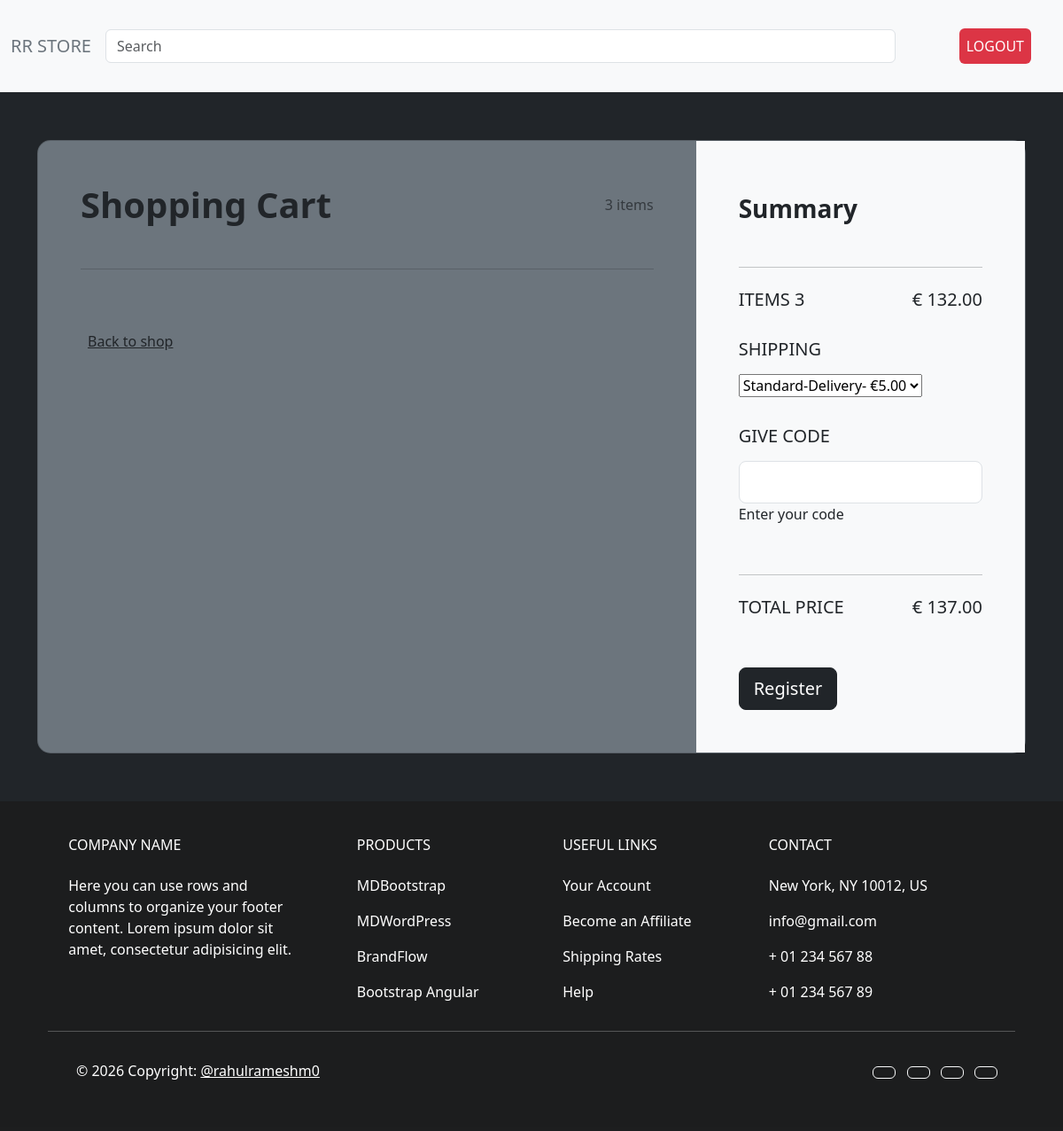
The app's page /cart/ (signed in), older data.
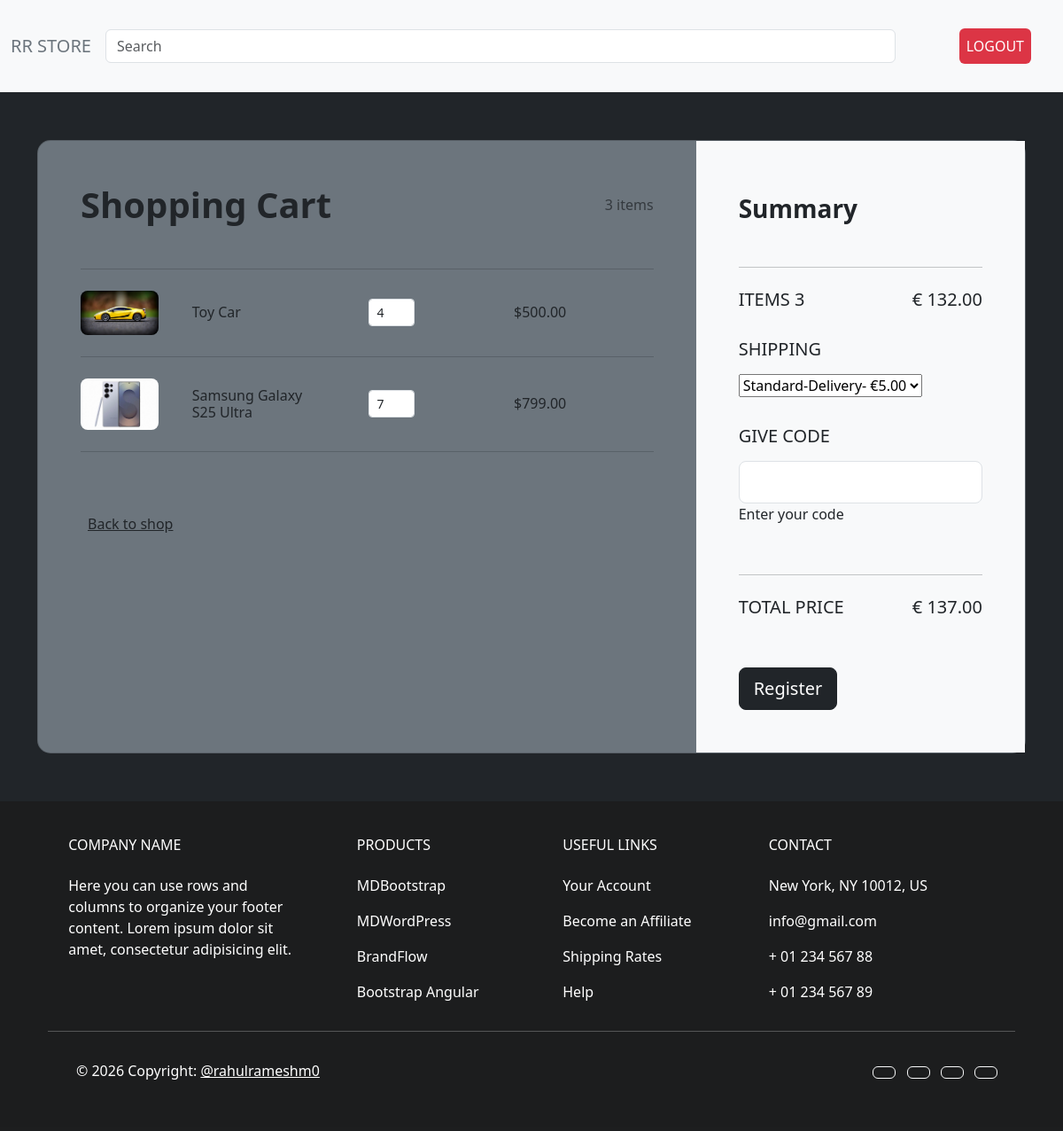
The same page, newer data.
### cart/models.py (models this page shows, shortened)
class Cart(models.Model):
    user = models.ForeignKey(User, on_delete=models.CASCADE)
    products = models.ForeignKey(Products, on_delete=models.CASCADE)
    quantity = models.IntegerField(default=1)
    class Meta:
        unique_together = ('user', 'products')

### add_products/models.py (models this page shows, shortened)
class Products(models.Model):
    PRODUCT_STATUS = [
        ('in_stock', 'In Stock'),
        ('out_of_stock', 'OUT of Stock'),
    ]
    PRODUCT_TYPES = [
        ('electronics', 'Electronics'),
        ('grocery', 'Grocery'),
        ('clothing', 'Clothing'),
        ('fitness', 'Fitness'),
        ('toys', 'Toys')
    ]
    user = models.ForeignKey(User, on_delete=models.CASCADE)
    product_id = models.IntegerField(unique=True)
    quantity = models.CharField(max_length=150)
    status = models.CharField(max_length=20,choices=PRODUCT_STATUS)
    price = models.DecimalField(max_digits=10, decimal_places=2, default=0.00)
    product_types = models.CharField(max_length=20, choices=PRODUCT_TYPES)
    vendor_name = models.CharField(max_length=150, blank=False)
    image = models.ImageField(upload_to='products/',blank=True, null=True)

### cart/views.py (the view)
# urls.py: path('cart/', views.cart, name='cart')
@login_required(login_url='login')
def cart(request):
    cart_items = Cart.objects.filter(user=request.user)
    return render(request, 'cart.html', {'cart_items':cart_items})

### templates/cart.html (shortened to what this page needs)
{% extends "user-dashboard.html" %}
{% load static %}
{% block content %}
<link rel="stylesheet" href="{% static 'css/cart.css' %}">
    <body>
        <section class="h-100 h-custom bg-dark">
            <div class="container py-5 h-100">
                <div class="row d-flex justify-content-center align-items-center h-100">
                    <div class="col-12">
                        <div class="card card-registration card-registration-2 bg-secondary" style="border-radius: 15px;">
                            <div class="card-body p-0">
                                <div class="row g-0">
                                    <div class="col-lg-8">
                                        <div class="p-5">
                                            <div class="d-flex justify-content-between align-items-center mb-5">
                                                <h1 class="fw-bold mb-0">Shopping Cart</h1>
                                                <h6 class="mb-0 text-muted">3 items</h6>
                                            </div>
                                            <hr class="my-4">
                                            {% if cart_items %}
                                            {% for item in cart_items %}
                                                <div class="row mb-4 d-flex justify-content-between align-items-center">
                                                    <div class="col-md-2 col-lg-2 col-xl-2">
                                                        <img
                                                        src="{{ item.products.image.url }}"
                                                        class="img-fluid rounded-3" alt="..">
                                                    </div>
                                                    <div class="col-md-3 col-lg-3 col-xl-3">
                                                        <h6 class="mb-0">{{ item.products.vendor_name }}</h6>
                                                    </div>
                                                    <div class="col-md-3 col-lg-3 col-xl-2 d-flex">
                                                        <button data-mdb-button-init data-mdb-ripple-init class="btn btn-link px-2"
                                                        onclick="this.parentNode.querySelector('input[type=number]').stepDown()">
                                                    </button>
                                                    <input id="form1" min="0" name="quantity" value="{{ item.quantity }}" type="number"
                                                    class="form-control form-control-sm" />
                                                    <button data-mdb-button-init data-mdb-ripple-init class="btn btn-link px-2"
                                                    onclick="this.parentNode.querySelector('input[type=number]').stepUp()">
                                                </button>
                                            </div>
                                            <div class="col-md-3 col-lg-2 col-xl-2 offset-lg-1">
                                                <h6 class="mb-0">${{ item.products.price }}</h6>
                                            </div>
                                        </div>
                                        <hr class="my-4">
                                        {% endfor %}
                                        {% endif %}
                                        <div class="pt-5">
                                            <h6 class="mb-0"><a href="{% url 'user' %}" class="text-body">Back to shop</a></h6>
                                            </div>
                                        </div>
                                    </div>
                                    <div class="col-lg-4 bg-body-tertiary">
                                        <div class="p-5">
                                            <h3 class="fw-bold mb-5 mt-2 pt-1">Summary</h3>
                                            <hr class="my-4">
                                            <div class="d-flex justify-content-between mb-4">
                                                <h5 class="text-uppercase">items 3</h5>
                                                <h5>€ 132.00</h5>
                                            </div>
                                            <h5 class="text-uppercase mb-3">Shipping</h5>
                                            <div class="mb-4 pb-2">
                                                <select data-mdb-select-init>
                                                    <option value="1">Standard-Delivery- €5.00</option>
                                                </select>
                                            </div>
                                            <h5 class="text-uppercase mb-3">Give code</h5>
                                            <div class="mb-5">
                                                <div data-mdb-input-init class="form-outline">
                                                    <input type="text" id="form3Examplea2" class="form-control form-control-lg" />
                                                    <label class="form-label" for="form3Examplea2">Enter your code</label>
                                                </div>
                                            </div>
                                            <hr class="my-4">
                                            <div class="d-flex justify-content-between mb-5">
                                                <h5 class="text-uppercase">Total price</h5>
                                                <h5>€ 137.00</h5>
                                            </div>
                                            <button  type="button" data-mdb-button-init data-mdb-ripple-init class="btn btn-dark btn-block btn-lg"
                                            data-mdb-ripple-color="dark">Register</button>
                                        </div>
                                    </div>
                                </div>
                            </div>
                        </div>
                    </div>
                </div>
            </div>
        </section>
    </body>
{% endblock content %}

### templates/user-dashboard.html (shortened to what this page needs)
{% load static %}
<!DOCTYPE html>
<html lang="en">
    <head>
        {% load bootstrap5 %}
        {% bootstrap_css %}
        <link rel="stylesheet" href="{% static 'css/footer.css' %}">
    </head>
<body class="bg-dark">
    <nav class="navbar navbar-expand-lg bg-body-tertiary">
        <div class="container-fluid">
            <a class="navbar-brand text-secondary" href="{% url 'user' %}">RR STORE</a>
            <div class="collapse navbar-collapse" id="navbarSupportedContent">
                <input type="email" class="form-control" id="exampleFormControlInput1" placeholder="Search">
                {% if user.is_authenticated %}
                <a href="{% url 'logout' %}" class="m-4 text-white p-2 rounded bg-danger text-decoration-none">LOGOUT</a>
                {% else %}
                <a href="{% url 'login' %}" class="m-4 text-white p-2  rounded bg-primary text-decoration-none">LOGIN</a>
                {% endif %}
            </div>
        </div>
    </nav>
  {% block content %}{% endblock content %}
  <footer class="text-center text-lg-start text-white" style="background-color:#1b1b1bbf ">
    <div class="container p-4">
      <section class="#">
        <div class="row">
          <div class="col-md-3 col-lg-3 col-xl-3 mx-auto mt-3">
            <h6 class="text-uppercase mb-4 font-weight-bold">
              Company name
            </h6>
            <p>
              Here you can use rows and columns to organize your footer
              content. Lorem ipsum dolor sit amet, consectetur adipisicing
              elit.
            </p>
          </div>
          <div class="col-md-2 col-lg-2 col-xl-2 mx-auto mt-3">
            <h6 class="text-uppercase mb-4 font-weight-bold">Products</h6>
            <p>
              <a href="#" class="text-white text-decoration-none">MDBootstrap</a>
            </p>
            <p>
              <a href="#" class="text-white text-decoration-none">MDWordPress</a>
            </p>
            <p>
              <a href="#" class="text-white text-decoration-none">BrandFlow</a>
            </p>
            <p>
              <a href="#" class="text-white text-decoration-none">Bootstrap Angular</a>
            </p>
          </div>
          <div class="col-md-3 col-lg-2 col-xl-2 mx-auto mt-3">
            <h6 class="text-uppercase mb-4 font-weight-bold">
              Useful links
            </h6>
            <p>
              <a href="#" class="text-white text-decoration-none">Your Account</a>
            </p>
            <p>
              <a href="#" class="text-white text-decoration-none">Become an Affiliate</a>
            </p>
            <p>
              <a href="#" class="text-white text-decoration-none">Shipping Rates</a>
            </p>
            <p>
              <a href="#" class="text-white text-decoration-none">Help</a>
            </p>
          </div>
          <div class="col-md-4 col-lg-3 col-xl-3 mx-auto mt-3">
            <h6 class="text-uppercase mb-4 font-weight-bold">Contact</h6>
            <p> New York, NY 10012, US</p>
            <p> info@gmail.com</p>
            <p> + 01 234 567 88</p>
            <p> + 01 234 567 89</p>
          </div>
        </div>
      </section>
      <hr class="my-3">
      <section class="p-3 pt-0">
        <div class="row d-flex align-items-center">
          <div class="col-md-7 col-lg-8 text-center text-md-start">
            <div class="p-3">
              © 2026 Copyright:
              <a class="text-white" href="https://mdbootstrap.com/">@rahulrameshm0</a>
            </div>
          </div>
          <div class="col-md-5 col-lg-4 ml-lg-0 text-center text-md-end">
            <a href="#" class="btn btn-outline-light btn-floating m-1" class="text-white" role="button"></a>
            <a href="#" class="btn btn-outline-light btn-floating m-1" class="text-white" role="button"></a>
            <a href="#" class="btn btn-outline-light btn-floating m-1" class="text-white" role="button" ></a>
            <a href="#" class="btn btn-outline-light btn-floating m-1" class="text-white" role="button"></a>
          </div>
        </div>
      </section>
    </div>
  </footer>
</body>
</html>

### static/css/cart.css (style rules this page uses)
@media (min-width: 1025px) { .h-custom { height: 100vh !important; } }

Row changes from the older to the newer data that the page shows:
added Cart: products.image (picture), products.vendor_name "Toy Car", quantity "4", products.price "500.00"
added Cart: products.image (picture), products.vendor_name "Samsung Galaxy S25 Ultra", quantity "7", products.price "799.00"
